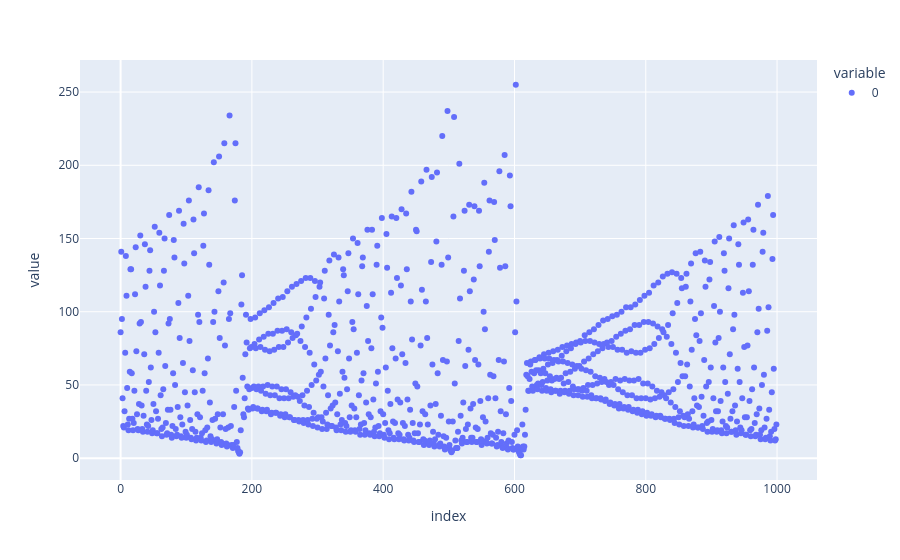

Notebook source saved alongside this figure:
### Code cell
Xtrain = data['Xtrain']

import plotly.express as px

px.scatter(Xtrain)

### Figure 1 — Plotly figure (JSON) as saved in the notebook; plotly's stock layout.template omitted (floating-point values rounded to 4 significant figures; data arrays with more than 128 entries replaced by an {"elided": "..."} marker saying what was removed)
{"data": [{"hovertemplate": "variable=0<br>index=%{x}<br>value=%{y}<extra></extra>", "legendgroup": "0", "marker": {"color": "#636efa", "symbol": "circle"}, "mode": "markers", "name": "0", "orientation": "v", "showlegend": true, "type": "scatter", "x": {"elided": "1000 int values"}, "xaxis": "x", "y": {"elided": "1000 int values"}, "yaxis": "y"}], "layout": {"legend": {"title": {"text": "variable"}, "tracegroupgap": 0}, "margin": {"t": 60}, "xaxis": {"anchor": "y", "domain": [0, 1], "title": {"text": "index"}}, "yaxis": {"anchor": "x", "domain": [0, 1], "title": {"text": "value"}}}}
